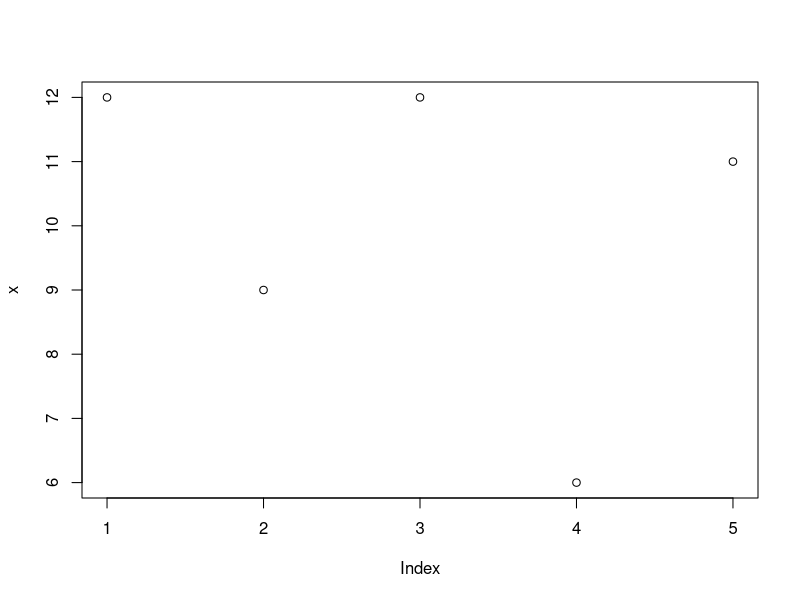

Here is the R script that generated this plot:
## ---- chunk 1
# Question 1

# a. 
which(LETTERS == "M")
## ---- chunk 2
# b.
letters_vec <- LETTERS[c(2, 9, 14, 7, 15)]
## ---- chunk 3
# c.
paste0("B", "I", "N", "G", "O")
## ---- chunk 4
# d.
set.seed(123)
draws <- sample(letters_vec, 50, replace = TRUE)

length(draws)
## ---- chunk 5
# e.
draw_freq <- table(draws)
draw_freq
## ---- chunk 6
# f.
typeof(draw_freq)
## ---- chunk 7
# g.
x <- as.vector(draw_freq)
## ---- chunk 8
# h.
is.vector(x)
## ---- chunk 9
# i.
names(x) <- names(draw_freq)
x
## ---- chunk 10
# j.
x <- x[c("B", "I", "N", "G", "O")]
x
## ---- chunk 11
# k.
plot(x)
## ---- chunk 12
# l.
sentence <- c("B was drawn", x[c(1)], "times.")
print(sentence)
## ---- chunk 13
# m.
cat("B was drawn", x[c(1)], "times")
## ---- chunk 14
# n.
sum(x)
## ---- chunk 15
# o.
sum(draws != "B")
## ---- chunk 16
# p.
mean(x)
## ---- chunk 17
# q.
names(x)[which.max(x)]
## ---- chunk 18
# r.
draws[seq(3, length(draws), by = 3)]
## ---- chunk 19
# s.
every_3draw <- draws[seq(draws) %% 3 == 0]
every_3draw
## ---- chunk 20
# t.
draws[draws != "B"]
## ---- chunk 21
# u.
"B" %in% draws[draws != "B"]
## ---- chunk 22
# v.
(x["B"] + x["I"]) > x["O"]
## ---- chunk 23
# w.
draws[draws == "I" | draws == "O"]
draws[draws %in% c("I", "O")]
## ---- chunk 24
# Question 2
## ---- chunk 25
# a.
months12_list <- list(month.name)
## ---- chunk 26
# b.
months12_aslist <- as.list(month.name)
## ---- chunk 27
# c.
months12_list[[1]]      
months12_aslist[[1]]    
# They are not the same. months12_list is returning all 12 months, while months12_aslist is returning just January.
## ---- chunk 28
# d.
name_of_months <- as.list(month.name)
names(name_of_months) <- month.abb
## ---- chunk 29
# e.
# method 1
name_of_months[["Feb"]]   
# method 2
name_of_months$Feb      

## ---- chunk 30
# f.
full_month_name <- function(abbr = "Jan") {
  name_of_months <- as.list(month.name)
  names(name_of_months) <- month.abb
}
## ---- chunk 31
# g.
full_month_name("Jan")
## ---- chunk 32
# h.
full_month_name("dec")
# "dec" has to be "Dec", since R interprets these two differently.
